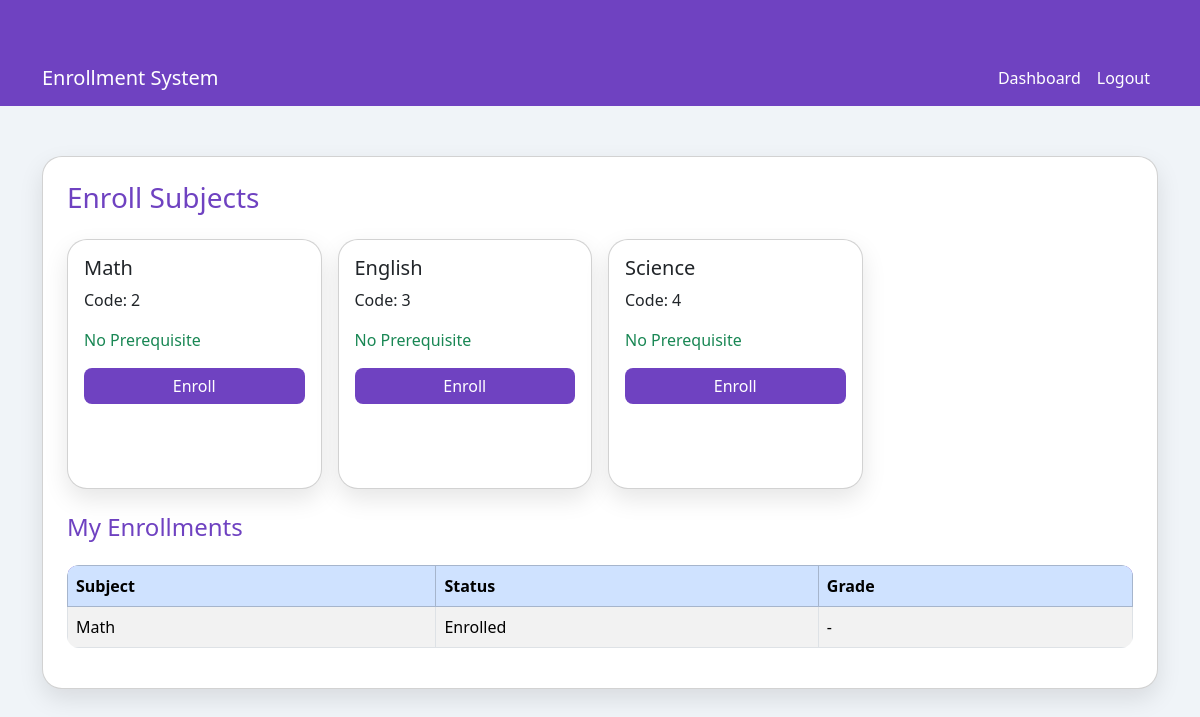
Screenshot of /enroll_subject.php (signed in) with the database file from the repository.
### tables this page shows
CREATE TABLE `subjects` (
  `id` int(11) NOT NULL,
  `code` varchar(20) NOT NULL,
  `title` varchar(100) NOT NULL,
  `prerequisite_id` int(11) DEFAULT NULL
);

CREATE TABLE `enrollments` (
  `id` int(11) NOT NULL,
  `student_id` int(11) NOT NULL,
  `subject_id` int(11) NOT NULL,
  `status` enum('enrolled','completed') DEFAULT 'enrolled',
  `grade` varchar(5) DEFAULT NULL
);

### enroll_subject.php (the view, shortened to what this page needs)
<?php
include 'header.php';
include 'db.php';
$student_id = $_SESSION['user_id'];
$subjects = $conn->query("SELECT * FROM subjects");
$enrollments = $conn->query("
    SELECT e.*, s.title
    FROM enrollments e
    JOIN subjects s ON e.subject_id=s.id
    WHERE student_id=$student_id
    ORDER BY s.title
");
?>
<div class="card p-4 mt-4">
    <h3 class="mb-4">Enroll Subjects</h3>
    <div class="row g-3 mb-4">
        <?php while($subj = $subjects->fetch_assoc()): ?>
            <div class="col-md-3">
                <form method="post" class="card p-3 h-100">
                    <h5 class="card-title"><?= $subj['title'] ?></h5>
                    <p class="card-text">Code: <?= $subj['code'] ?></p>
                    <?php if($subj['prerequisite_id']): ?>
                        <?php
                            $preq = $conn->query("SELECT title FROM subjects WHERE id=".$subj['prerequisite_id'])->fetch_assoc();
                        ?>
                        <p class="text-warning">Prerequisite: <?= $preq['title'] ?></p>
                    <?php else: ?>
                        <p class="text-success">No Prerequisite</p>
                    <?php endif; ?>
                    <button type="submit" name="enroll" class="btn btn-primary w-100">Enroll</button>
                </form>
            </div>
        <?php endwhile; ?>
    </div>
    <h4>My Enrollments</h4>
    <table class="table table-striped table-bordered mt-3">
        <thead class="table-primary">
            <tr>
                <th>Subject</th>
                <th>Status</th>
                <th>Grade</th>
            </tr>
        </thead>
        <tbody>
            <?php while($enr = $enrollments->fetch_assoc()): ?>
                <tr>
                    <td><?= $enr['title'] ?></td>
                    <td><?= ucfirst($enr['status']) ?></td>
                    <td><?= $enr['grade'] ?? '-' ?></td>
                </tr>
            <?php endwhile; ?>
        </tbody>
    </table>
</div>

### style.css (style rules this page uses)
html, body { height: 100%; margin: 0; font-family: 'Segoe UI', Tahoma, Geneva, Verdana, sans-serif; background-color: #f0f4f8; color: #333; }
.card { background-color: #fff; border-radius: 20px; padding: 30px; min-height: 250px; box-shadow: 0 10px 25px rgba(0,0,0,0.1); transition: transform 0.3s ease, box-shadow 0.3s ease; }
.btn-primary { background-color: #6f42c1; border: none; border-radius: 8px; transition: background-color 0.3s ease, transform 0.2s ease; }
table { border-radius: 12px; overflow: hidden; width: 100%; border-collapse: collapse; }
table thead { background-color: #6f42c1; color: #fff; }
h3, h4 { color: #6f42c1; }

### rows the page displays
subjects: title "Math", code "2", shows "No Prerequisite"
subjects: title "English", code "3", shows "No Prerequisite"
subjects: title "Science", code "4", shows "No Prerequisite"
enrollments: subject.title "Math", status "Enrolled", grade "-"
